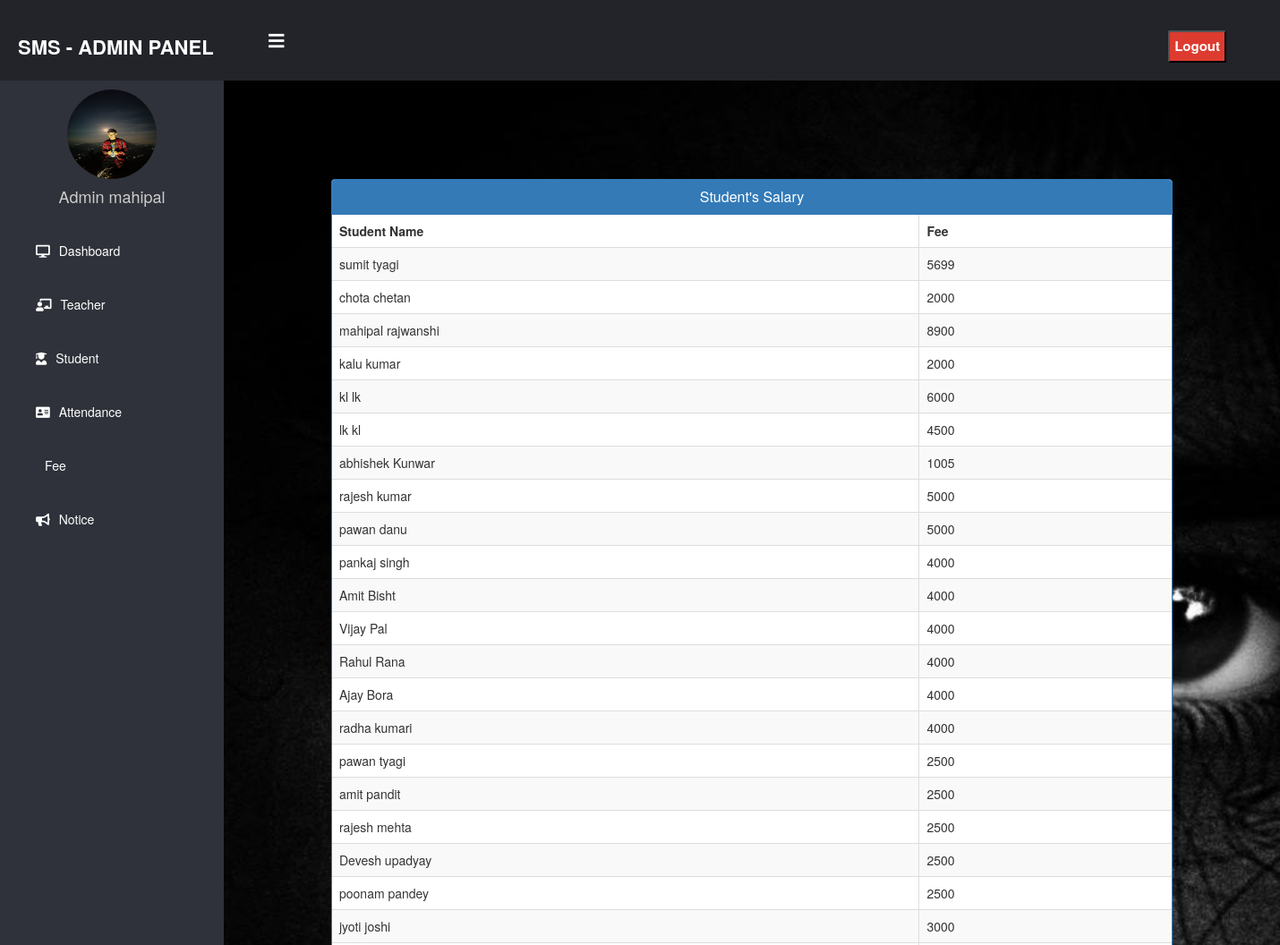
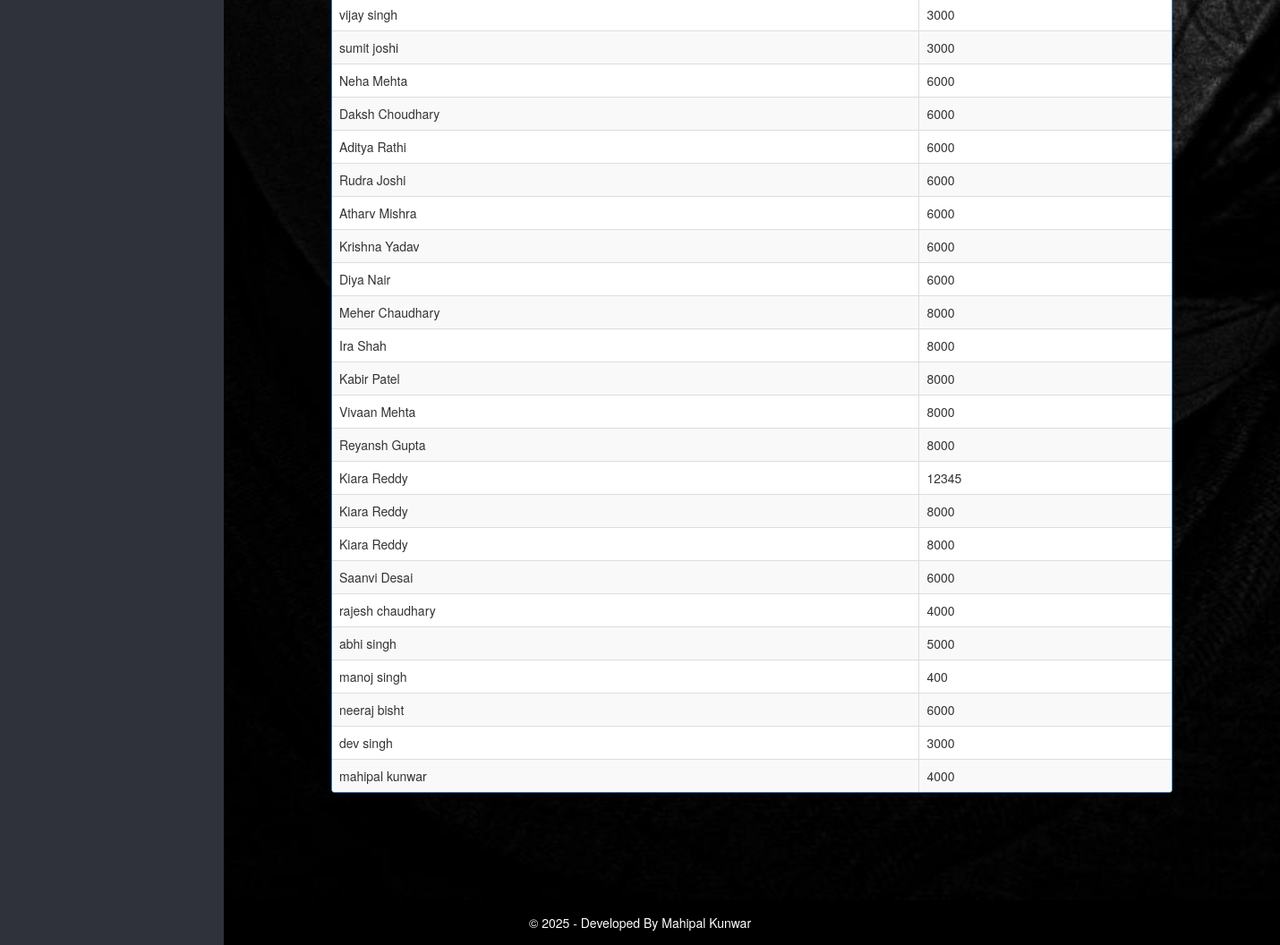
Screenshot of /admin-view-student-fee/ (signed in) with the database file from the repository (2 pictures, top to bottom).
### school/models.py (models this page shows, shortened)
class StudentExtra(models.Model):
    user=models.OneToOneField(User,on_delete=models.CASCADE)
    roll = models.CharField(max_length=10)
    mobile = models.CharField(max_length=40,null=True)
    fee=models.PositiveIntegerField(null=True)
    cl= models.CharField(max_length=10,choices=classes,default='one')
    status=models.BooleanField(default=False)
    admission_date = models.DateField(auto_now_add=True)
    @property
    def get_name(self):
        return self.user.first_name+" "+self.user.last_name

### school/views.py (the view)
# urls.py: path('admin-view-student-fee/', views.admin_view_student_fee_view,name='admin-view-student-fee'),
@login_required(login_url='adminlogin')
@user_passes_test(is_admin)
def admin_view_student_fee_view(request):
    students=models.StudentExtra.objects.all()
    return render(request,'school/admin_view_student_fee.html',{'students':students})

### school/views.py (called while the page is built)
def is_admin(user):
    return user.groups.filter(name='ADMIN').exists()

### templates/school/admin_view_student_fee.html (shortened to what this page needs)
{% extends 'school/adminbase.html' %}
{% block content %}
<head>
  <link href="//netdna.bootstrapcdn.com/bootstrap/3.0.0/css/bootstrap.min.css" rel="stylesheet" id="bootstrap-css">
</head>
<div class="container">
  <div class="row">
    <div class="panel panel-primary">
      <div class="panel-heading">
        <h6 class="panel-title">Student's Salary</h6>
      </div>
      <table class="table table-hover table-striped table-bordered" id="dev-table">
        <thead>
          <tr>
            <th>Student Name</th>
            <th>Fee</th>
          </tr>
        </thead>
        {% for s in students %}
        <tr>
          <td> {{s.get_name}}</td>
          <td>{{s.fee}}</td>
        </tr>
        {% endfor %}
      </table>
    </div>
  </div>
</div>
{% endblock content %}

### templates/school/adminbase.html (shortened to what this page needs)
<!DOCTYPE html>
{% load static %}
<html lang="en" dir="ltr">
<head>
  <link rel="stylesheet" href="https://cdnjs.cloudflare.com/ajax/libs/font-awesome/5.12.1/css/all.min.css">
</head>
<body>
  <header>
    <label for="check">
      <i class="fas fa-bars" id="sidebar_btn"></i>
    </label>
    <div class="left_area">
      <h3>SMS - Admin Panel</h3>
    </div>
    <div class="right_area">
      <form method="POST" action="{% url 'logout' %}" style="display:inline;">
        <button type="submit" class="logout_btn">Logout</button>
      </form>
    </div>
  </header>
  <div class="sidebar">
    <center>
      <img src="{% static 'images/admin-icn.png' %}" class="profile_image" alt="">
      <h4>Admin {{ request.user.first_name }}</h4>
    </center>
    <a href="/admin-dashboard"><i class="fas fa-desktop"></i><span>Dashboard</span></a>
    <a href="/admin-teacher"><i class="fas fa-chalkboard-teacher"></i><span>Teacher</span></a>
    <a href="/admin-student"><i class="fas fa-user-graduate"></i><span>Student</span></a>
    <a href="/admin-attendance"><i class="fas fa-address-card"></i><span>Attendance</span></a>
    <a href="/admin-fee"><span>Fee</span></a>
    <a href="/admin-notice"><i class="fas fa-bullhorn"></i><span>Notice</span></a>
  </div>
  <div class="content">
    {% block content %}{% endblock content %}
  </div>
  <footer>
    &copy; 2025 - Developed By Mahipal Kunwar
  </footer>
</body>
</html>

### templates/school/admin_view_student_fee.html (style rules this page uses)
a:link { text-decoration: none; }
h6 { text-align: center; }
.row { margin: 100px; }

### rows the page displays
StudentExtra: get_name "sumit tyagi", fee "5699"
StudentExtra: get_name "chota chetan", fee "2000"
StudentExtra: get_name "mahipal rajwanshi", fee "8900"
StudentExtra: get_name "kalu kumar", fee "2000"
StudentExtra: get_name "kl lk", fee "6000"
StudentExtra: get_name "lk kl", fee "4500"
StudentExtra: get_name "abhishek Kunwar", fee "1005"
StudentExtra: get_name "rajesh kumar", fee "5000"
StudentExtra: get_name "pawan danu", fee "5000"
StudentExtra: get_name "pankaj singh", fee "4000"
StudentExtra: get_name "Amit Bisht", fee "4000"
StudentExtra: get_name "Vijay Pal", fee "4000"
StudentExtra: get_name "Rahul Rana", fee "4000"
StudentExtra: get_name "Ajay Bora", fee "4000"
StudentExtra: get_name "radha kumari", fee "4000"
StudentExtra: get_name "pawan tyagi", fee "2500"
StudentExtra: get_name "amit pandit", fee "2500"
StudentExtra: get_name "rajesh mehta", fee "2500"
StudentExtra: get_name "Devesh upadyay", fee "2500"
StudentExtra: get_name "poonam pandey", fee "2500"
StudentExtra: get_name "jyoti joshi", fee "3000"
StudentExtra: get_name "vijay singh", fee "3000"
StudentExtra: get_name "sumit joshi", fee "3000"
StudentExtra: get_name "Neha Mehta", fee "6000"
StudentExtra: get_name "Daksh Choudhary", fee "6000"
StudentExtra: get_name "Aditya Rathi", fee "6000"
StudentExtra: get_name "Rudra Joshi", fee "6000"
StudentExtra: get_name "Atharv Mishra", fee "6000"
StudentExtra: get_name "Krishna Yadav", fee "6000"
StudentExtra: get_name "Diya Nair", fee "6000"
StudentExtra: get_name "Meher Chaudhary", fee "8000"
StudentExtra: get_name "Ira Shah", fee "8000"
StudentExtra: get_name "Kabir Patel", fee "8000"
StudentExtra: get_name "Vivaan Mehta", fee "8000"
StudentExtra: get_name "Reyansh Gupta", fee "8000"
StudentExtra: get_name "Kiara Reddy", fee "12345"
StudentExtra: get_name "Kiara Reddy", fee "8000"
StudentExtra: get_name "Kiara Reddy", fee "8000"
StudentExtra: get_name "Saanvi Desai", fee "6000"
StudentExtra: get_name "rajesh chaudhary", fee "4000"
StudentExtra: get_name "abhi singh", fee "5000"
StudentExtra: get_name "manoj singh", fee "400"
StudentExtra: get_name "neeraj bisht", fee "6000"
StudentExtra: get_name "dev singh", fee "3000"
StudentExtra: get_name "mahipal kunwar", fee "4000"

### other values shown
{{ request.user.first_name }} "mahipal"
